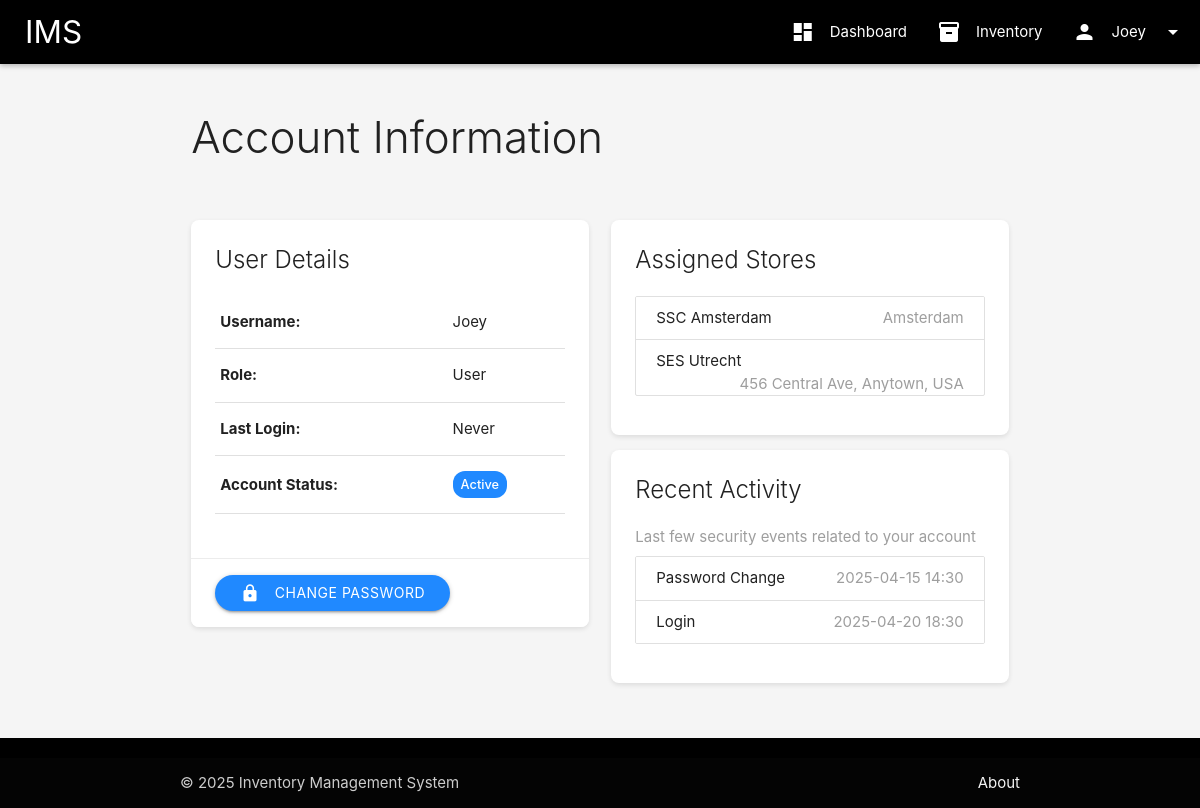
Screenshot of /auth/account (signed in) with the database file from the repository.
### app/models/user.py (models this page shows, shortened)
class User(UserMixin, db.Model):
    __tablename__ = 'users'
    id = db.Column(db.Integer, primary_key=True)
    username = db.Column(db.String(64), unique=True, nullable=False, index=True)
    password_hash = db.Column(db.String(256), nullable=False)
    _role = db.Column('role', db.String(20), nullable=False, default=UserRole.USER.value)
    failed_login_attempts = db.Column(db.Integer, default=0)
    last_login_attempt_time = db.Column(db.DateTime, nullable=True)
    is_locked = db.Column(db.Boolean, default=False)
    password_last_changed = db.Column(db.DateTime, default=datetime.utcnow)
    created_at = db.Column(db.DateTime, default=datetime.utcnow)
    updated_at = db.Column(db.DateTime, default=datetime.utcnow, onupdate=datetime.utcnow)
    password_history = db.relationship('PasswordHistory', backref='user', lazy='dynamic')
    transactions = db.relationship('Transaction', backref='user', lazy='dynamic')
    security_logs = db.relationship('SecurityLog', backref='user', lazy='dynamic')
    stores = db.relationship('Store',
                            secondary=user_stores,
                            lazy='subquery',
                            backref=db.backref('users', lazy=True))
    @property
    def role(self):
        for role_enum in UserRole:
            if role_enum.value == self._role:
                return role_enum
        return None
    @role.setter
    def role(self, value):
        if isinstance(value, UserRole):
            self._role = value.value
        elif isinstance(value, str):
            valid_values = [r.value for r in UserRole]
            if value in valid_values:
                self._role = value
            else:
                raise ValueError(f"Invalid role value: {value}. Valid values: {valid_values}")
        else:
            raise TypeError(f"Expected UserRole enum or string, got {type(value)}")

### app/models/store.py (models this page shows, shortened)
class Store(db.Model):
    __tablename__ = 'stores'
    id = db.Column(db.Integer, primary_key=True)
    name = db.Column(db.String(100), unique=True, nullable=False, index=True)
    location = db.Column(db.String(255), nullable=True)
    created_at = db.Column(db.DateTime, default=datetime.utcnow)
    updated_at = db.Column(db.DateTime, default=datetime.utcnow, onupdate=datetime.utcnow)
    inventory_items = db.relationship('Inventory', backref='store', lazy='dynamic')
    transactions = db.relationship('Transaction', backref='store', lazy='dynamic')

### app/blueprints/auth/routes.py (the view)
@auth_bp.route('/account', methods=['GET'])
@login_required
def account():
    return render_template('auth/account.html', title='Account')

### app/templates/auth/account.html (shortened to what this page needs)
{% extends 'base.html' %}
{% block content %}
<div class="row">
    <div class="col s12">
        <h3 class="page-title">Account Information</h3>
    </div>
</div>
<div class="row">
    <div class="col s12 m6">
        <div class="card">
            <div class="card-content">
                <span class="card-title">User Details</span>
                <div class="row">
                    <div class="col s12">
                        <table class="highlight">
                            <tr>
                                <th>Username:</th>
                                <td>{{ current_user.username }}</td>
                            </tr>
                            <tr>
                                <th>Role:</th>
                                <td>{{ current_user.role.value.replace('_', ' ').capitalize() }}</td>
                            </tr>
                            <tr>
                                <th>Last Login:</th>
                                <td>{{ current_user.last_login.strftime('%Y-%m-%d %H:%M:%S') if current_user.last_login else 'Never' }}</td>
                            </tr>
                            <tr>
                                <th>Account Status:</th>
                                <td>
                                    {% if current_user.is_locked %}
                                    <span class="status-badge status-out-of-stock">Locked</span>
                                    {% else %}
                                    <span class="status-badge status-in-stock">Active</span>
                                    {% endif %}
                                </td>
                            </tr>
                        </table>
                    </div>
                </div>
            </div>
            <div class="card-action">
                <a href="{{ url_for('auth.password_change') }}" class="btn waves-effect waves-light" style="background-color: #2089ff;">
                    <i class="material-icons left">lock</i> Change Password
                </a>
            </div>
        </div>
    </div>
    <div class="col s12 m6">
        <div class="card">
            <div class="card-content">
                <span class="card-title">Assigned Stores</span>
                {% if current_user.stores %}
                <ul class="collection">
                    {% for store in current_user.stores %}
                    <li class="collection-item">
                        {{ store.name }}
                        <span class="secondary-content grey-text">{{ store.location or 'No location' }}</span>
                    </li>
                    {% endfor %}
                </ul>
                {% else %}
                <p class="center-align">You don't have any store assignments yet.</p>
                {% endif %}
            </div>
        </div>
        <div class="card">
            <div class="card-content">
                <span class="card-title">Recent Activity</span>
                <p class="grey-text">Last few security events related to your account</p>
                <ul class="collection">
                    <li class="collection-item">
                        <div>Password Change<span class="secondary-content grey-text">2025-04-15 14:30</span></div>
                    </li>
                    <li class="collection-item">
                        <div>Login<span class="secondary-content grey-text">2025-04-20 18:30</span></div>
                    </li>
                </ul>
            </div>
        </div>
    </div>
</div>
{% endblock %}

### app/templates/base.html (shortened to what this page needs)
<!DOCTYPE html>
<html lang="en">
<head>
    <link rel="stylesheet" href="https://cdnjs.cloudflare.com/ajax/libs/materialize/1.0.0/css/materialize.min.css">
    <link rel="stylesheet" href="{{ url_for('static', filename='css/style.css') }}">
</head>
<body class="grey lighten-4">
    <header>
        <div class="navbar-fixed">
            <nav class="black">
                <div class="nav-wrapper">
                    <a href="{{ url_for('main.index') }}" class="brand-logo">IMS</a>
                    {% if current_user.is_authenticated %}
                    <ul class="right hide-on-med-and-down">
                        <li><a href="{{ url_for('main.index') }}"><i class="material-icons left">dashboard</i>Dashboard</a></li>
                        <li><a href="{{ url_for('inventory.items') }}"><i class="material-icons left">inventory</i>Inventory</a></li>
                        <li>
                            <a class="dropdown-trigger" href="#!" data-target="user-dropdown">
                                <i class="material-icons left">person</i>{{ current_user.username }}
                                <i class="material-icons right">arrow_drop_down</i>
                            </a>
                        </li>
                    </ul>
                    {% endif %}
                </div>
            </nav>
        </div>
    </header>
    <main class="container">
        {% block content %}{% endblock %}
    </main>
    <footer class="page-footer black">
        <div class="footer-copyright">
            <div class="container">
                © 2025 Inventory Management System
                <a class="grey-text text-lighten-4 right" href="#">About</a>
            </div>
        </div>
    </footer>
</body>
</html>

### app/static/css/style.css (style rules this page uses)
body { display: flex; min-height: 100vh; flex-direction: column; color: #212121; background-color: #f8f8f8; }
main { flex: 1 0 auto; padding: 20px 0; }
.brand-logo { margin-left: 10px; }
nav { box-shadow: 0 2px 5px rgba(0, 0, 0, 0.26); background-color: #212121; }
nav .brand-logo { padding-left: 15px; }
.card, .card-panel { border-radius: 8px; transition: box-shadow .25s; box-shadow: 0 2px 5px rgba(0,0,0,0.1); background-color: white; }
.card .card-action:last-child { border-radius: 0 0 8px 8px; }
.card .card-content .card-title { margin-bottom: 20px; color: #212121; }
.btn, .btn-large, .btn-small { border-radius: 50px; background-color: #2089ff; padding: 0 25px; }
.status-badge { padding: 4px 8px; border-radius: 12px; color: white; font-weight: 500; font-size: 0.85rem; display: inline-block; }
.status-in-stock { background-color: #2089ff; }
.page-title { font-weight: 300; margin: 30px 0; color: #212121; }

### rows the page displays
User: username "Joey", role.value.replace "User"
Store: name "SSC Amsterdam", location "Amsterdam"
Store: name "SES Utrecht", location "456 Central Ave, Anytown, USA"
